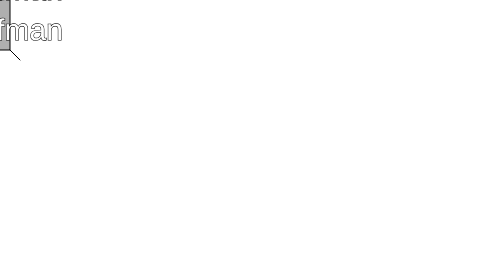
Frame 1 (no input)
Frame 60 (no input): identical to frame 1, image omitted
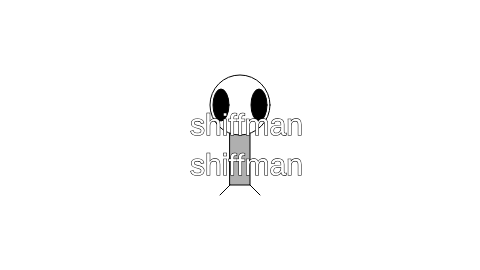
Frame 120 (the mouse pressed at the canvas centre since frame 60)

The p5.js sketch that drew these frames (run headless with seeded random() and noise() and a simulated clock; from frame 60 on, the mouse is pressed at the canvas centre):

// p5.js sketch
// ── sketch.js
function setup() {
  createCanvas(480, 270);
}

function draw() {
  background(255);
  rectMode(CENTER);
  ellipseMode(CENTER);

  // Draw everything relative to (mouseX, mouseY)
  translate(mouseX, mouseY);

  // Draw Zoog's body
  stroke(0);
  fill(175);
  rect(0, 0, 20, 100);

  // Draw Zoog's head
  stroke(0);
  fill(255);
  ellipse(0, -30, 60, 60);
  // Draw Zoog's eyes
  stroke(0);
  fill(0);
  ellipse(-19, -30, 16, 32);
  ellipse( 19, -30, 16, 32);

  // Draw Zoog's legs
  stroke(0);
  line(-10, 50, -20, 60);
  line( 10, 50, 20, 60);
  
  //watermark
  textSize(30);
  fill(255);
  text('shiffman',-50,0);
  text('shiffman',-50,40);
}
